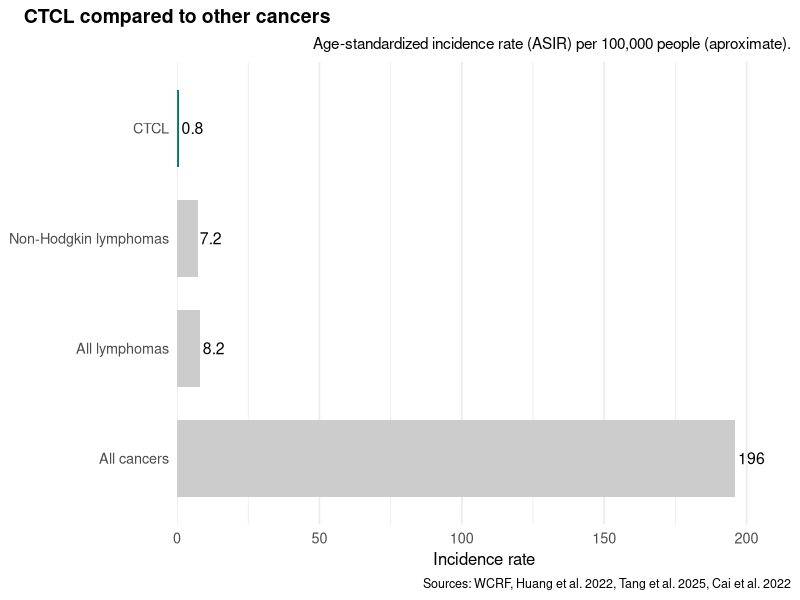
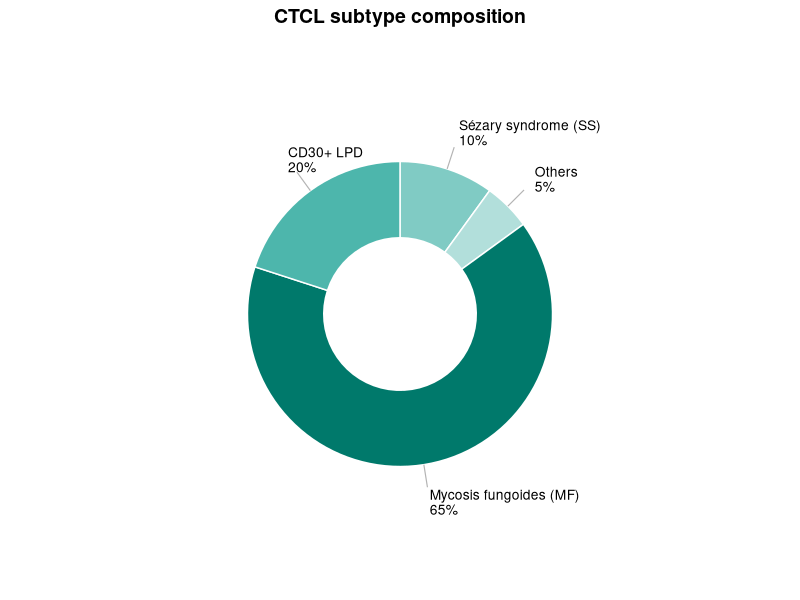

R code for these plots, in order:
# Load required libraries
library(ggplot2)
library(dplyr)

# -----------------------------
# Define shared colour palette and theme
# -----------------------------

main_col <- "#00796B"     # Teal for CTCL / MF
accent_col <- "#80CBC4"   # Light teal for subtypes
muted_col <- "grey80"     # For background bars

theme_viva <- theme_minimal(base_size = 13) +
  theme(
    panel.grid.major.y = element_blank(),
    legend.position = "none",
    plot.title = element_text(face = "bold", size = 14, hjust = -0.5),
    plot.subtitle = element_text(size = 11, hjust = 1),
    plot.caption = element_text(size = 9, hjust = 1),
    axis.title = element_text(size = 12)
  )

# -----------------------------
# Plot 1: Incidence comparison
# -----------------------------

temp <- c("All cancers", "All lymphomas", "Non-Hodgkin lymphomas", "CTCL")
incidence_data <- data.frame(
  Disease = factor(x = temp, levels = temp),
  # Incidence = c(450, 20, 18, 0.5)
  Incidence = c(196, 7.2 + 1, 7.2, 0.8)
)

incidence_data$Highlight <- ifelse(
  incidence_data$Disease == "CTCL", "CTCL", "Other"
)

caption_str <- c(
  "Sources: WCRF, Huang et al. 2022, Tang et al. 2025, Cai et al. 2022"
)
subtitle_str <- "Age-standardized incidence rate (ASIR) per 100,000 people (aproximate)."
p1 <- ggplot(
    incidence_data,
    aes(x = Disease, y = Incidence, fill = Highlight)
  ) +
    geom_bar(stat = "identity", width = 0.7) +
    scale_y_continuous(expand = expansion(mult = c(0, 0.1))) +
    coord_flip() +
    scale_fill_manual(values = c("CTCL" = main_col, "Other" = muted_col)) +
    geom_text(
      aes(label = Incidence),
      hjust = -0.1, size = 4, colour = "black"
    ) +
    labs(
      title = "CTCL compared to other cancers",
      subtitle = subtitle_str, width = 40,
      caption = caption_str,
      y = "Incidence rate", x = NULL
    ) +
    theme_viva

# https://www.wcrf.org/preventing-cancer/cancer-statistics/global-cancer-data-by-country

# -----------------------------
# Plot 2: CTCL subtype composition (donut)
# -----------------------------

ctcl_data <- data.frame(
  Subtype = c(
    "Mycosis fungoides (MF)", "Sézary syndrome (SS)", "CD30+ LPD", "Others"
  ),
  Proportion = c(0.65, 0.10, 0.20, 0.05)
)

ctcl_data <- ctcl_data %>%
  arrange(desc(Subtype)) %>%
  mutate(
    fraction = Proportion / sum(Proportion),
    ymax = cumsum(fraction),
    ymin = c(0, head(ymax, n = -1)),
    labelPosition = (ymax + ymin) / 2,
    label = paste0(Subtype, "\n", round(Proportion * 100), "%")
  )

p2 <- ggplot(ctcl_data, aes(ymax = ymax, ymin = ymin, xmax = 4, xmin = 3, fill = Subtype)) +
  geom_rect(color = "white") +
  coord_polar(theta = "y") +
  xlim(c(2, 5)) +  # extended to make room for labels
  # Connector lines
  geom_segment(
    aes(
      x = 4, xend = 4.3,
      y = labelPosition, yend = labelPosition
    ),
    color = "grey70", linewidth = 0.4
  ) +
  # External labels
  geom_text(
    aes(x = 4.5, y = labelPosition, label = label),
    color = "black", size = 3.5, lineheight = 0.9, hjust = 0
  ) +
  scale_fill_manual(values = c(
    "Mycosis fungoides (MF)" = main_col,
    "Sézary syndrome (SS)" = accent_col,
    "CD30+ LPD" = "#4DB6AC",
    "Others" = "#B2DFDB"
  )) +
  labs(title = "CTCL subtype composition") +
  theme_void(base_size = 13) +
  theme(
    legend.position = "none",
    plot.title = element_text(face = "bold", size = 14, hjust = 0.5)
  )


# -----------------------------
# Export for PowerPoint
# -----------------------------

ggsave("figures/CTCL_incidence_viva.png", p1, width = 6, height = 4, dpi = 300)
ggsave("figures/CTCL_subtypes_viva.png", p2, width = 4, height = 4, dpi = 300)
